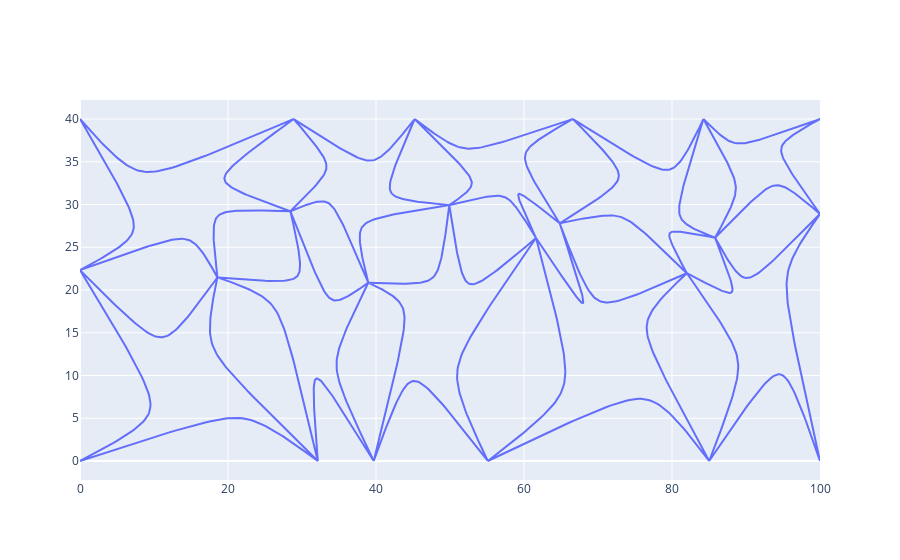

This figure's notebook cell:
### Code cell
polygons = skew_graph(cropped_polygons)
x_polygs, y_polygs = form_x_y_polygons(polygons)

fig = go.Figure(go.Scatter(x=x_polygs, y=y_polygs, mode='lines'))
fig.show()

### Figure 1 — Plotly figure (JSON) as saved in the notebook; plotly's stock layout.template omitted (floating-point values rounded to 4 significant figures; data arrays with more than 128 entries replaced by an {"elided": "..."} marker saying what was removed)
{"data": [{"mode": "lines", "type": "scatter", "x": {"elided": "2890 float values"}, "y": {"elided": "2890 float values"}}], "layout": {}}
